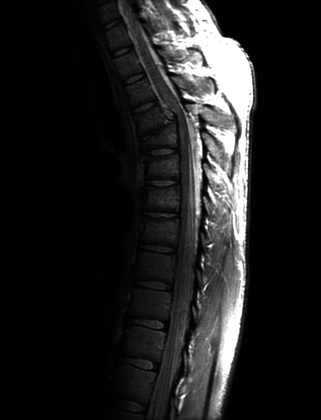
%> input picture project1/Histogram_Equalization/3.8(a).tif, 321 x 420 px, shrunk from 746 x 976 before the run
$ octave --eval "Histogram_Equaliazation;"   (GNU Octave 9; MATLAB toolbox functions it lacks are replaced by stand-ins)
%> lines starting %> are read from the running program, lines starting %| are printed output that depends on the picture
function Histogram_Equaliazation()
Ig = imread('3.8(a).tif');
%> Ig is the input picture: size 420x321 uint8; min 0, max 255, mean 32.6
I=rgb2gray(Ig);
figure(1);
imhist(I);
title('the histogram of the original image');
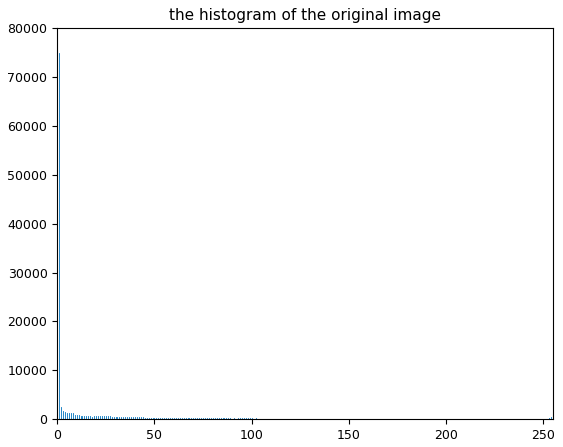
%> figure redrawn from the program's plot data; highest point at x = 1, y = 74861
[h,w]=size(Ig);
%> h = 420; w = 321
pr=zeros(1,256);
ps=zeros(1,256);
for i=1:h
    for j=1:w
     pr(Ig(i,j) + 1) = pr(Ig(i,j) + 1)  + 1;
    end
end
%> after the loop, pr = 256 values, max 74861 at index 2, min 0 at index 256, mean 526.6


ps(1)=pr(1);
for i=2:256
    ps(i)=ps(i-1)+pr(i);
end;
%> after the loop, ps = 256 values from 2467 to 134820


for i=1:256
   ps(i)=ps(i)*256/(h*w);
end;
%> after the loop, ps = 256 values from 4.68 to 256


for i=1:h
    for j=1:w
        Ig(i,j)=ps(Ig(i,j)+1);
    end;
end;
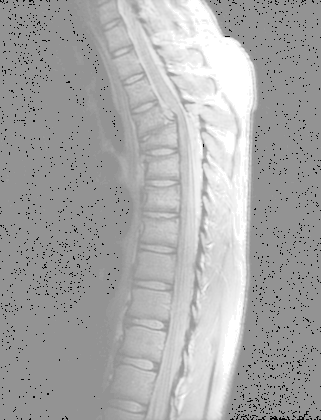
%> Ig: size 420x321 uint8; min 5, max 255, mean 168

%imshow(Ig);

pe=zeros(1,256);
for i=1:h
    for j=1:w
     pe(Ig(i,j) + 1) = pe(Ig(i,j) + 1)  + 1;
    end
end
%> after the loop, pe = 256 values, max 74861 at index 148, min 0 at index 1, mean 526.6

figure(2);
imhist(Ig);
title('the histogram of the equalized image');
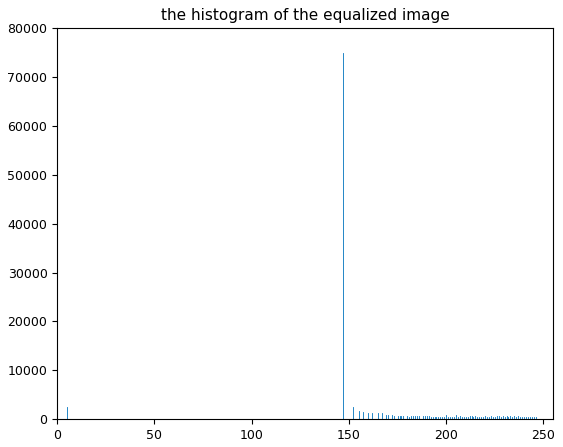
%> figure redrawn from the program's plot data; highest point at x = 147, y = 74861
figure(3);
imshow(Ig);
end
